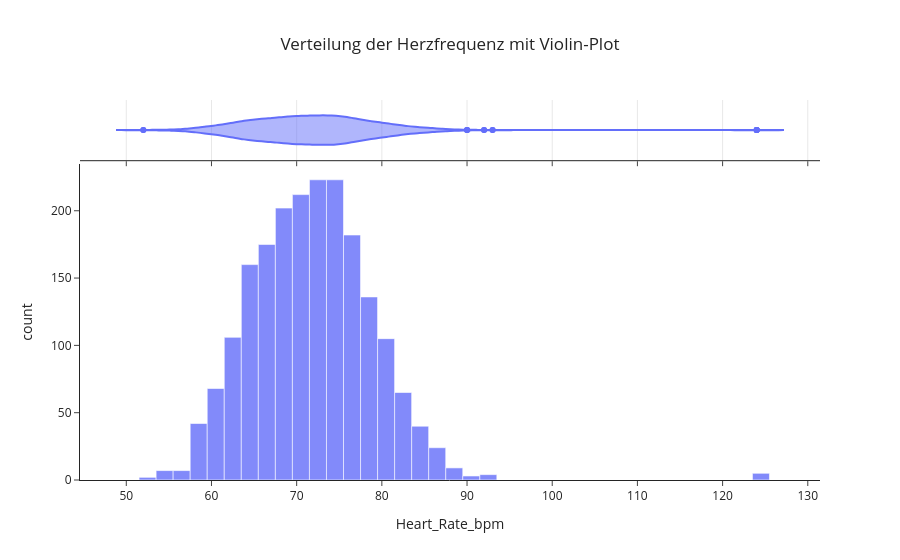

Notebook cell for this chart:
### Markdown cell above
**Interpretation**  
- Stark schiefe Variablen (|Skew| > 1) können Scaling/lineare Modelle beeinflussen.
- Typische Maßnahmen: Log-Transformation (bei > 0), Winsorizing/Clipping oder robuste Skalierung.
- Eine Skewness größer 1 deutet auf eine rechtsschiefe Verteilung hin.

Das bedeutet:

- Die Mehrheit der Werte liegt im unteren Bereich.
- Es existieren wenige sehr hohe Werte (rechter langer Schwanz).
- Diese hohen Werte verzerren Mittelwert und Varianz.

Bei physiologischen Variablen wie Herzfrequenz ist eine solche **hohe Schiefe ungewöhnlich** und sollte geprüft werden.

Mögliche Ursachen  

1. Einzelne extreme Messwerte (z. B. > 150 bpm)
2. Eingabefehler
3. Ungleichgewicht zwischen Ruhe- und Belastungspuls

### Code cell
fig = px.histogram(
    df_clean,
    x="Heart_Rate_bpm",
    nbins=50,
    marginal="violin",
    opacity=0.8,
    title="Verteilung der Herzfrequenz mit Violin-Plot"
)

fig.update_layout(template="simple_white", title_x=0.5)
fig.show()

### Figure 1 — Plotly figure (JSON) as saved in the notebook; plotly's stock layout.template omitted (floating-point values rounded to 4 significant figures; data arrays with more than 128 entries replaced by an {"elided": "..."} marker saying what was removed)
{"data": [{"bingroup": "x", "hovertemplate": "Heart_Rate_bpm=%{x}<br>count=%{y}<extra></extra>", "legendgroup": "", "marker": {"color": "#636efa", "opacity": 0.8, "pattern": {"shape": ""}}, "name": "", "nbinsx": 50, "orientation": "v", "showlegend": false, "type": "histogram", "x": {"elided": "2000 float values"}, "xaxis": "x", "yaxis": "y"}, {"hovertemplate": "Heart_Rate_bpm=%{x}<extra></extra>", "legendgroup": "", "marker": {"color": "#636efa"}, "name": "", "scalegroup": "x", "showlegend": false, "type": "violin", "x": {"elided": "2000 float values"}, "xaxis": "x2", "yaxis": "y2"}], "layout": {"barmode": "relative", "legend": {"tracegroupgap": 0}, "title": {"text": "Verteilung der Herzfrequenz mit Violin-Plot", "x": 0.5}, "xaxis": {"anchor": "y", "domain": [0, 1], "title": {"text": "Heart_Rate_bpm"}}, "xaxis2": {"anchor": "y2", "domain": [0, 1], "matches": "x", "showgrid": true, "showticklabels": false}, "yaxis": {"anchor": "x", "domain": [0, 0.8316], "title": {"text": "count"}}, "yaxis2": {"anchor": "x2", "domain": [0.8416, 1], "matches": "y2", "showgrid": false, "showline": false, "showticklabels": false, "ticks": ""}}}
